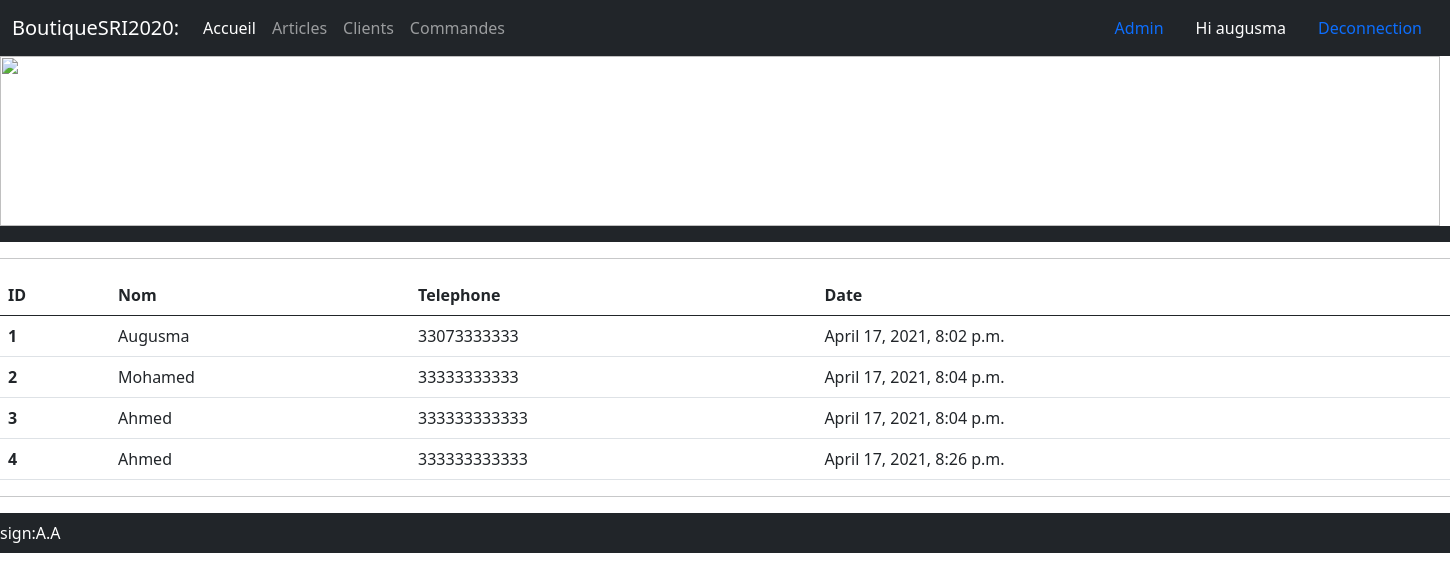
The page /clients (signed in) on the database its author committed.
### clients/models.py (models this page shows)
class Client(models.Model):
    nom=models.CharField(max_length=200, null=True)
    telephone=models.CharField(max_length=200, null=True )
    date_creation=models.DateTimeField(auto_now_add=True, null=True)

### clients/views.py (the view)
# urls.py: path('',views.list_clients,name="clients")
@login_required(login_url='acces')
def list_clients(request):
    client=Client.objects.all()
    return render(request,'clients/list_clients.html', {'client':client})

### templates_base/clients/list_clients.html
{% extends 'main.html' %}
{% block content %}
<table class="table">
  <thead>
    <tr>
      <th scope="col">ID</th>
      <th scope="col">Nom</th>
      <th scope="col">Telephone</th>
      <th scope="col">Date</th>
    </tr>
  </thead>
  <tbody>
  {% for x in client %}
    <tr>
      <th scope="row">{{x.id}}</th>
      <td>{{x.nom}}</td>
      <td>{{x.telephone}}</td>
      <td>{{x.date_creation}}</td>
    </tr>
   {% endfor  %}
  </tbody>
</table>
{% endblock %}

### templates_base/main.html (shortened to what this page needs)
<!DOCTYPE html>
<html lang="en">
<head>
    <link href="https://cdn.jsdelivr.net/npm/bootstrap@5.0.0-beta3/dist/css/bootstrap.min.css" rel="stylesheet">
</head>
<body>
<nav class="navbar navbar-expand-lg navbar-dark bg-dark">
  <div class="container-fluid">
    <a class="navbar-brand" href="{% url 'projetsri' %}">BoutiqueSRI2020: </a>
    <div class="collapse navbar-collapse" id="navbarNav">
      <div class="navbar-nav">
          <a class="nav-link active" aria-current="page" href="{% url 'projetsri' %}">Accueil</a>
          <a class="nav-link" href="{% url 'projetsri' %}">Articles</a>
          <a class="nav-link" href="{% url 'clients' %}">Clients</a>
          <a class="nav-link" href="{% url 'commandes' %}">Commandes</a>
    </div>
    </div>
                <a class="nav-link" href="{% url 'admin' %}" >Admin</a>
                <span class="nav-link" style="color:white;" > Hi {{request.user}} </span>
                <a class="nav-link" href="{% url 'quitter' %}" >Deconnection</a>
  </div>
</nav>
<img src="https://isfa.univ-lyon1.fr/medias/photo/bandeau-isfa_1454085638103-jpg" width="1440" height="170" />
<nav class="navbar navbar-expand-lg navbar-dark bg-dark">
</nav>
<hr>
{% block content %}
{% endblock %}
<hr>
<footer>
<nav class="navbar navbar-expand-lg navbar-gray bg-dark" >
    <div class="centrer" style="color:white; text-align:center"> sign:A.A</div>
</nav>
    </footer>
</body>
</html>

### rows shown on the page
Client: id "1", nom "Augusma", telephone "33073333333", date_creation "April 17, 2021, 8:02 p.m."
Client: id "2", nom "Mohamed", telephone "33333333333", date_creation "April 17, 2021, 8:04 p.m."
Client: id "3", nom "Ahmed", telephone "333333333333", date_creation "April 17, 2021, 8:04 p.m."
Client: id "4", nom "Ahmed", telephone "333333333333", date_creation "April 17, 2021, 8:26 p.m."

### other values the page prints
{{ request.user }} "augusma"
